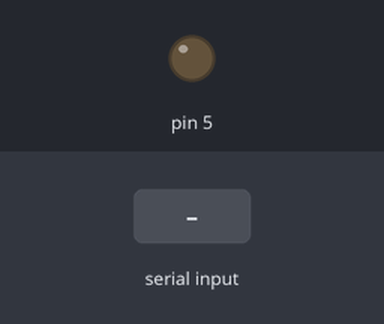
The sketch below on a simulated Arduino Uno, built with avr-gcc and run on an emulated ATmega328P. On the bench: output pins drawn as LEDs (lit = HIGH). Dashed ring = blinking. The inputs (shaded band) are chosen by the test bench. Pins used as bus, display or sensor lines are not drawn.

Above: at 3.2 s.
3.3 s: "5\n" received over Serial
At 3.46 s:
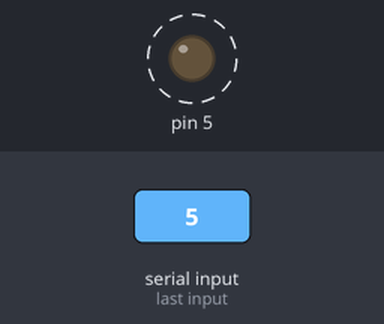
Timing chart, 0 to 6.8 s (numbered marks = the images above; inputs shaded):
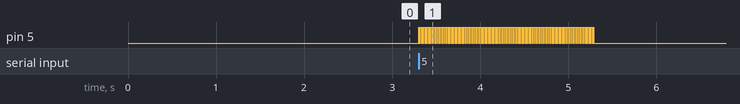

The sketch:

DigitalPinProbe.ino
```cpp
// (licence header left out)
static const uint32_t PULSE_DUR_MSEC = 10;
static const uint32_t PIN_DUR_USEC = 2000000;

void setup()
{
    Serial.begin(115200);

    delay(2000);
}


void loop()
{

    while (Serial.available() < 1) {
    }

    auto pin = Serial.parseInt();

    auto start_usec = micros();

    while (micros() - start_usec < PIN_DUR_USEC) {

        pinMode(pin, OUTPUT);

        digitalWrite(pin, HIGH);
        delay(PULSE_DUR_MSEC);

        digitalWrite(pin, LOW);
        delay(PULSE_DUR_MSEC);
    }
}
```

Measured:
- after the input at 3.3 s, pin 5: alternates HIGH for 0.01 s and LOW for 0.01 s, 200 changes in all, then stays LOW, starting at once
